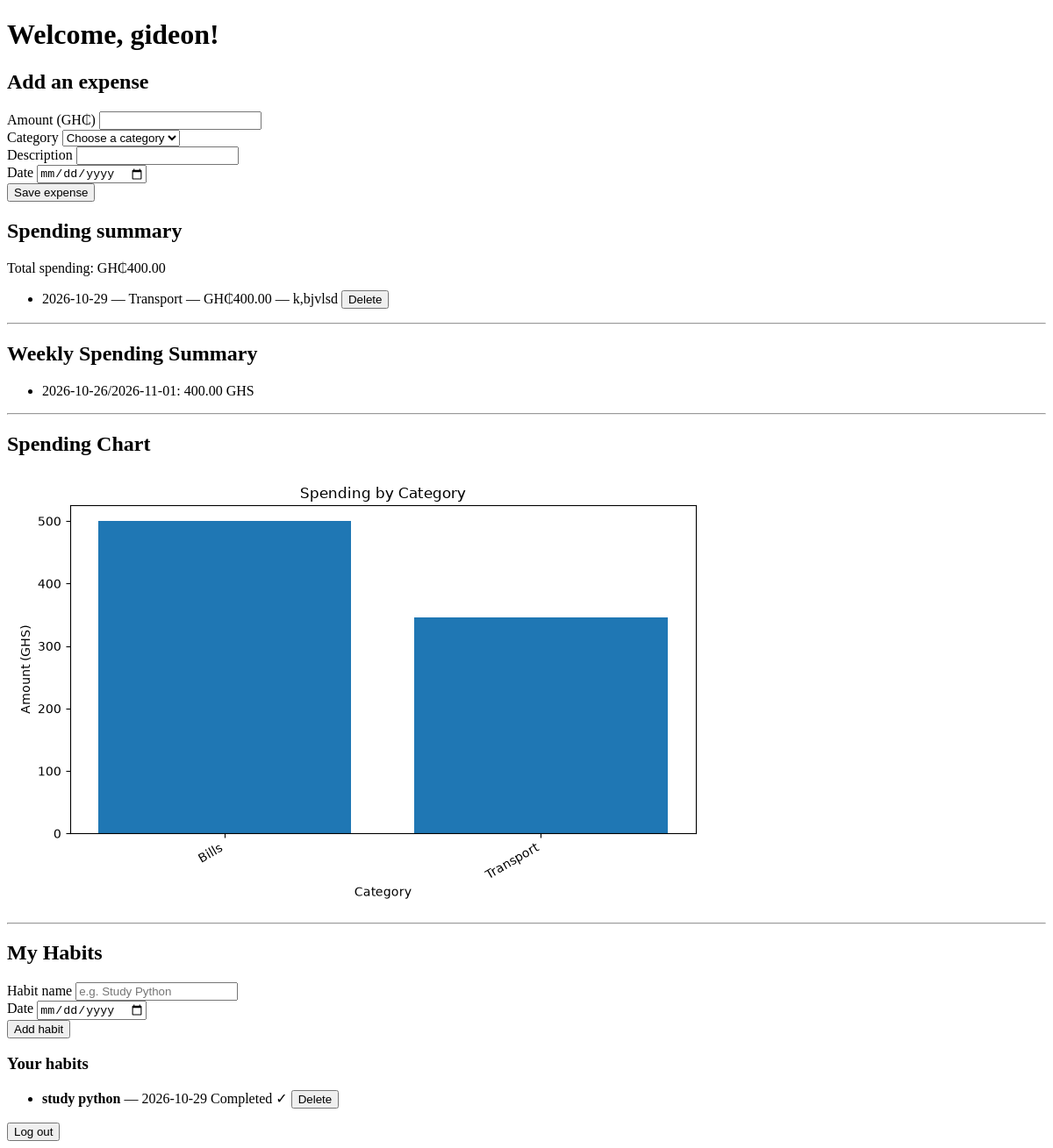
The app's page /dashboard (signed in), older data.
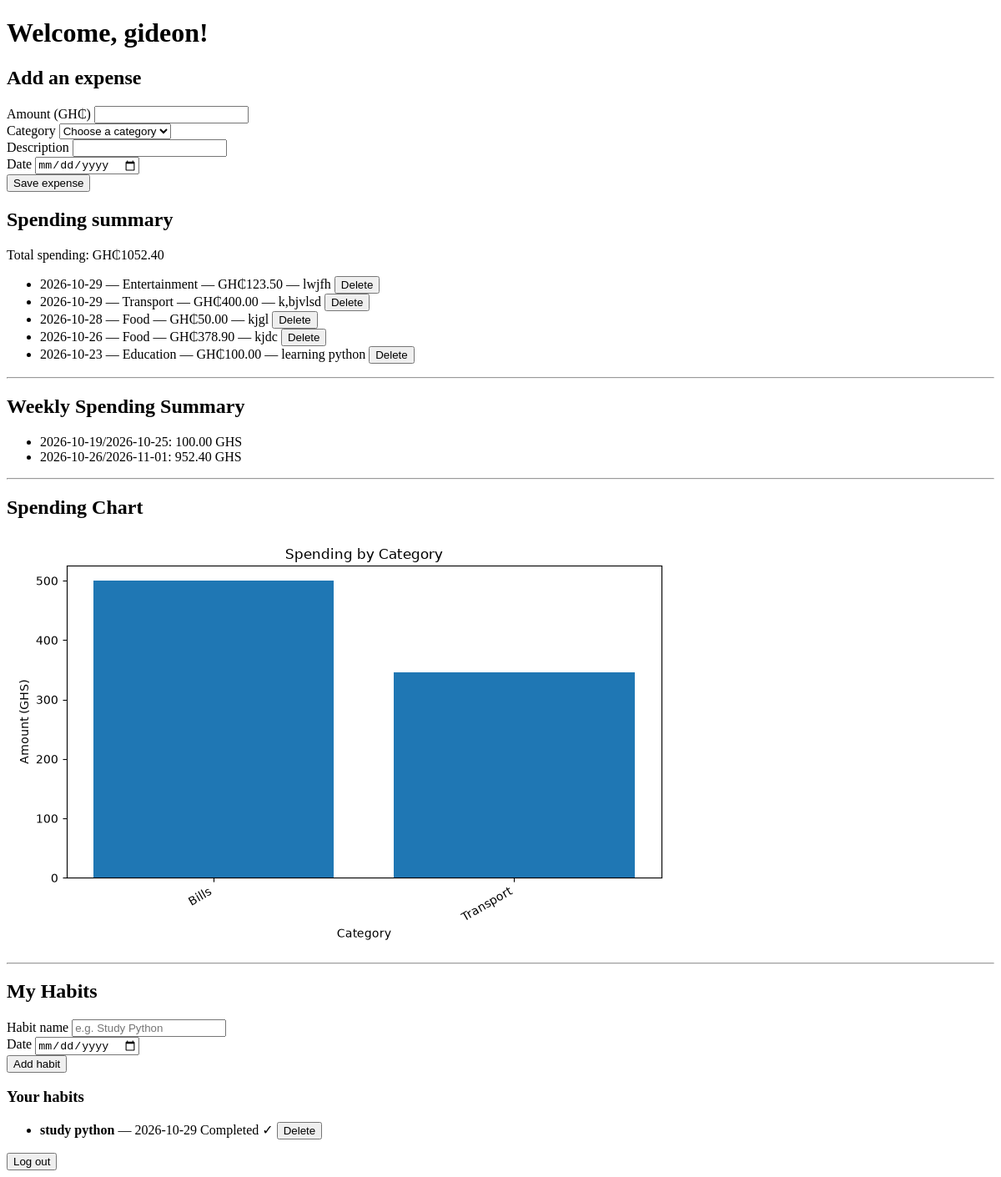
The same page, newer data.
### tables this page shows
CREATE TABLE expenses (
            id INTEGER PRIMARY KEY AUTOINCREMENT,
            user_id INTEGER NOT NULL,
            amount REAL NOT NULL,
            category TEXT NOT NULL,
            description TEXT NOT NULL,
            date TEXT NOT NULL,
            FOREIGN KEY (user_id) REFERENCES users (id)
        );

CREATE TABLE habits (
            id INTEGER PRIMARY KEY AUTOINCREMENT,
            user_id INTEGER NOT NULL,
            name TEXT NOT NULL,
            date TEXT NOT NULL,
            completed INTEGER DEFAULT 0,
            FOREIGN KEY (user_id) REFERENCES users (id)
        );

### app.py (the view)
@app.route("/dashboard")
@login_required
def dashboard():
    user_id = session["user_id"]
    expenses = tracker.get_expenses(user_id)
    summary = tracker.summarise_by_category(user_id)
    habits = tracker.get_habits(user_id)
    weekly_summary = weekly_spending(expenses)
    total_expenses = sum(expense.amount for expense in expenses)
    create_category_chart(expenses)
    return render_template(
            "dashboard.html",
            username=session["username"],
            expenses=expenses,
            summary=summary,
            weekly_summary = weekly_summary,
            total_expenses=total_expenses,
            habits = habits
              )

### analytics.py (called while the page is built)
def create_category_chart(expenses):
    totals = category_totals(expenses)
    os.makedirs("static", exist_ok=True)
    chart_path = os.path.join("static", "category_chart.png")
    if not totals:
        if os.path.exists(chart_path):
            os.remove(chart_path)
        return None
    categories = list(totals.keys())
    amounts = list(totals.values())
    plt.figure(figsize=(8, 5))
    plt.bar(categories, amounts)
    plt.title("Spending by Category")
    plt.xlabel("Category")
    plt.ylabel("Amount (GHS)")
    plt.xticks(rotation=30, ha="right")
    plt.tight_layout()
    plt.savefig(chart_path)
    plt.close()
    return chart_path

def category_totals(expenses):
    if not expenses:
        return {}
    data = pd.DataFrame([
        {
            "category": expense.category,
            "amount": expense.amount
        }
        for expense in expenses
    ])
    totals = data.groupby("category")["amount"].sum()
    return totals.sort_values(ascending=False).to_dict()

def weekly_spending(expenses):
    if not expenses:
        return {}
    data = pd.DataFrame([
        {
            "date": expense.date,
            "amount": expense.amount
        }
        for expense in expenses
    ])
    data["date"] = pd.to_datetime(data["date"], errors="coerce")
    data = data.dropna(subset=["date"])
    if data.empty:
        return {}
    data["week"] = (
        data["date"]
        .dt.to_period("W")
        .astype(str)
    )
    totals = data.groupby("week")["amount"].sum()
    return totals.to_dict()

### app.py (called while the page is built)
def login_required(view):
    @wraps(view)
    def wrapped_view(*args, **kwargs):
        if "user_id" not in session:
            flash("Please log in to access this page.", "error")
            return redirect(url_for("login"))
        return view(*args, **kwargs)
    return wrapped_view

### database.py (called while the page is built)
def create_connection():
    conn = sqlite3.connect(DATABASE)
    conn.execute("PRAGMA foreign_keys = ON")  # Enable foreign key support
    conn.row_factory = sqlite3.Row  # Enable named column access
    return conn

### templates/dashboard.html (shortened to what this page needs)
<!DOCTYPE html>
<html lang="en">
<head>
</head>
<body>
    <h1>Welcome, {{ username }}!</h1>
    <h2>Add an expense</h2>
    <form action="{{ url_for('add_expense') }}" method="POST">
        <div>
            <label for="amount">Amount (GH₵)</label>
            <input
                id="amount"
                name="amount"
                type="number"
                min="0.01"
                step="0.01"
                required
            >
        </div>
        <div>
            <label for="category">Category</label>
            <select id="category" name="category" required>
                <option value="">Choose a category</option>
            </select>
        </div>
        <div>
            <label for="description">Description</label>
            <input
                id="description"
                name="description"
                type="text"
                maxlength="200"
            >
        </div>
        <div>
            <label for="date">Date</label>
            <input
                id="date"
                name="date"
                type="date"
                required
            >
        </div>
        <button type="submit">Save expense</button>
    </form>
    <h2>Spending summary</h2>
    <p>Total spending: GH₵{{ "%.2f"|format(total_expenses) }}</p>
{% if expenses %}
    <ul>
        {% for expense in expenses %}
            <li>
                {{ expense.date }} —
                {{ expense.category }} —
                GH₵{{ "%.2f"|format(expense.amount) }}
                {% if expense.description %}
                    — {{ expense.description }}
                {% endif %}
                <form
                    action="{{ url_for('delete_expense', expense_id=expense.id) }}"
                    method="POST"
                    style="display: inline;"
                    onsubmit="return confirm('Delete this expense?');"
                >
                    <button type="submit">Delete</button>
                </form>
            </li>
        {% endfor %}
    </ul>
{% else %}
    <p>You haven't added any expenses yet.</p>
{% endif %}
<hr>
<h2>Weekly Spending Summary</h2>
{% if weekly_summary %}
    <ul>
        {% for week, amount in weekly_summary.items() %}
            <li>
                {{ week }}:
                {{ "%.2f"|format(amount) }} GHS
            </li>
        {% endfor %}
    </ul>
{% else %}
    <p>No spending data available yet.</p>
{% endif %}
<hr>
<h2>Spending Chart</h2>
{% if summary %}
    <img
        src="{{ url_for('static', filename='category_chart.png') }}?v={{ total_spending }}"
        alt="Bar chart showing spending by category"
        style="max-width: 100%; height: auto;"
    >
{% else %}
    <p>Add an expense to see your spending chart.</p>
{% endif %}
<hr>
<h2>My Habits</h2>
<form action="{{ url_for('add_habit') }}" method="POST">
    <div>
        <label for="habit-name">Habit name</label>
        <input
            id="habit-name"
            name="name"
            type="text"
            maxlength="100"
            placeholder="e.g. Study Python"
            required
        >
    </div>
    <div>
        <label for="habit-date">Date</label>
        <input
            id="habit-date"
            name="date"
            type="date"
            required
        >
    </div>
    <button type="submit">Add habit</button>
</form>
<h3>Your habits</h3>
{% if habits %}
    <ul>
        {% for habit in habits %}
            <li>
                <strong>{{ habit.name }}</strong>
                — {{ habit.date }}
                {% if habit.completed %}
                    <span>Completed ✓</span>
                {% endif %}
                <form
                    action="{{ url_for('delete_habit', habit_id=habit.id) }}"
                    method="POST"
                    style="display: inline;"
                    onsubmit="return confirm('Delete this habit?');"
                >
                    <button type="submit">Delete</button>
                </form>
            </li>
        {% endfor %}
    </ul>
{% else %}
    <p>No habits yet. Add your first habit above!</p>
{% endif %}
    <form action="{{ url_for('logout') }}" method="POST">
        <button type="submit">Log out</button>
    </form>
</body>
</html>

Row changes from the older to the newer data that the page shows:
added expenses: date "2026-10-29", category "Entertainment", amount "123.50", description "lwjfh"
added expenses: date "2026-10-28", category "Food", amount "50.00", description "kjgl"
added expenses: date "2026-10-26", category "Food", amount "378.90", description "kjdc"
added expenses: date "2026-10-23", category "Education", amount "100.00", description "learning python"
Text that changed along with them:
{{ "%.2f"|format(total_expenses) }}: "400.00" → "1052.40"
new list line: "2026-10-19/2026-10-25 : 100.00 GHS"
new list line: "2026-10-26/2026-11-01 : 952.40 GHS"
list line gone: "2026-10-26/2026-11-01 : 400.00 GHS"
